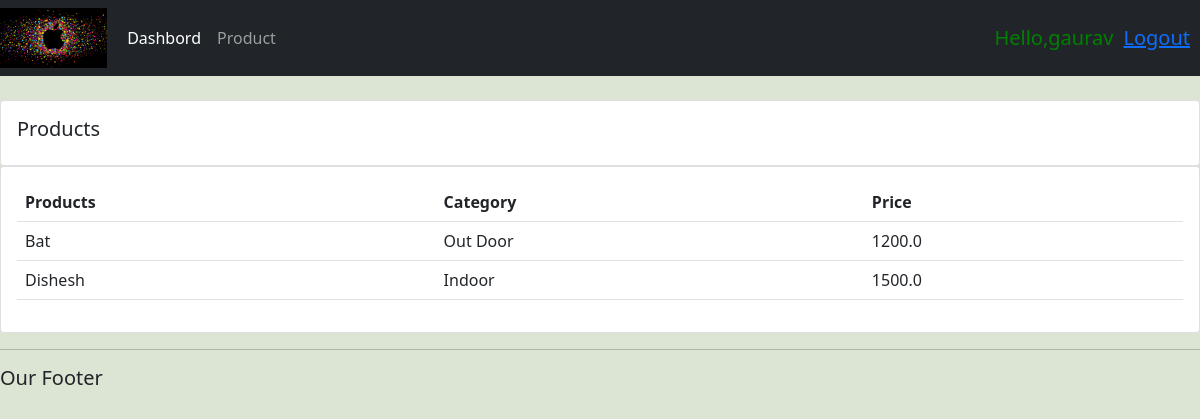
Screenshot of /products/ (signed in) with the database file from the repository.
### app/models.py (models this page shows, shortened)
class Product(models.Model):
    CATEGORY=(
        ('Indoor', 'Indoor'),
        ('Out Door', 'Out Door'),
    )
    name = models.CharField(max_length=200,null=True)
    price = models.FloatField(null=True)
    category = models.CharField(max_length=200,null=True,choices=CATEGORY)
    description = models.CharField(max_length=200,null=True)
    date_created = models.DateTimeField(auto_now_add=True,null=True)
    tags = models.ManyToManyField(Tags)

### app/decorators.py (the view)
        def wrapper_func(request, *args, **kwargs):
            group = None
            if request.user.groups.exists():
                group = request.user.groups.all()[0].name
            if group in allowed_roles:
                return view_func(request,*args,**kwargs)
            else:
                return HttpResponse('Yor are not authurised person to visit this page')

### app/views.py (called while the page is built)
@login_required(login_url='login')
@allowed_users(allowed_roles=['admin'])
def products(request):
    products = Product.objects.all()
    return render(request,'app/product.html',{"products": products})

### app/templates/app/product.html
{% extends 'app/main.html' %}
{% block content %}
<br>
<div class="row">
    <div class="col-md">
        <div class="card card-body">
            <h5>Products</h5>
        </div>
        <div class="card card-body">
            <table class="table">
                <tr>
                    <th>Products</th>
                    <th>Category</th>
                    <th>Price</th>
                </tr>
                {% for i in products %}
                    <tr>
                        <td>{{i.name}}</td>
                        <td>{{i.category}}</td>
                        <td>{{i.price}}</td>
                    </tr>
                {% endfor %}
            </table>
        </div>
    </div>
</div>
{% endblock %}

### app/templates/app/navbar.html (shortened to what this page needs)
{% load static %}
<nav class="navbar navbar-expand-lg navbar-dark bg-dark">
  <img src="{% static 'images/crm3.png' %}" width="10%" height="60" border-radius="20px;">
        <div class="container-fluid">
          <div class="collapse navbar-collapse" id="navbarNavAltMarkup">
            <div class="navbar-nav">
              {% if request.user.is_staff %}
              <a href="{% url 'home' %}" class="nav-link active" aria-current="page" >Dashbord</a>
              <a class="nav-link" href="{% url 'products' %}">Product</a>
              {% else %}
              <li class="nav-item">
                <a class="nav-link" href="{% url 'account' %}">settings</a>
              </li>
              {% endif %}
            </div>
          </div>
        </div>
        <span class="hello-msg">Hello,{{request.user}} </span>
        <span class="hello-msg" ><a href="{% url 'logout' %}">Logout</a></span>
      </nav>

### app/static/css/main.css (style rules this page uses)
body { background-color:rgb(220, 228, 212); }

### app/templates/app/navbar.html (style rules this page uses)
.hello-msg { font-size:20px; color:green; margin-right: 10px; }

### rows the page displays
Product: name "Bat", category "Out Door", price "1200.0"
Product: name "Dishesh", category "Indoor", price "1500.0"

### other values shown
{{ request.user }} "gaurav"
